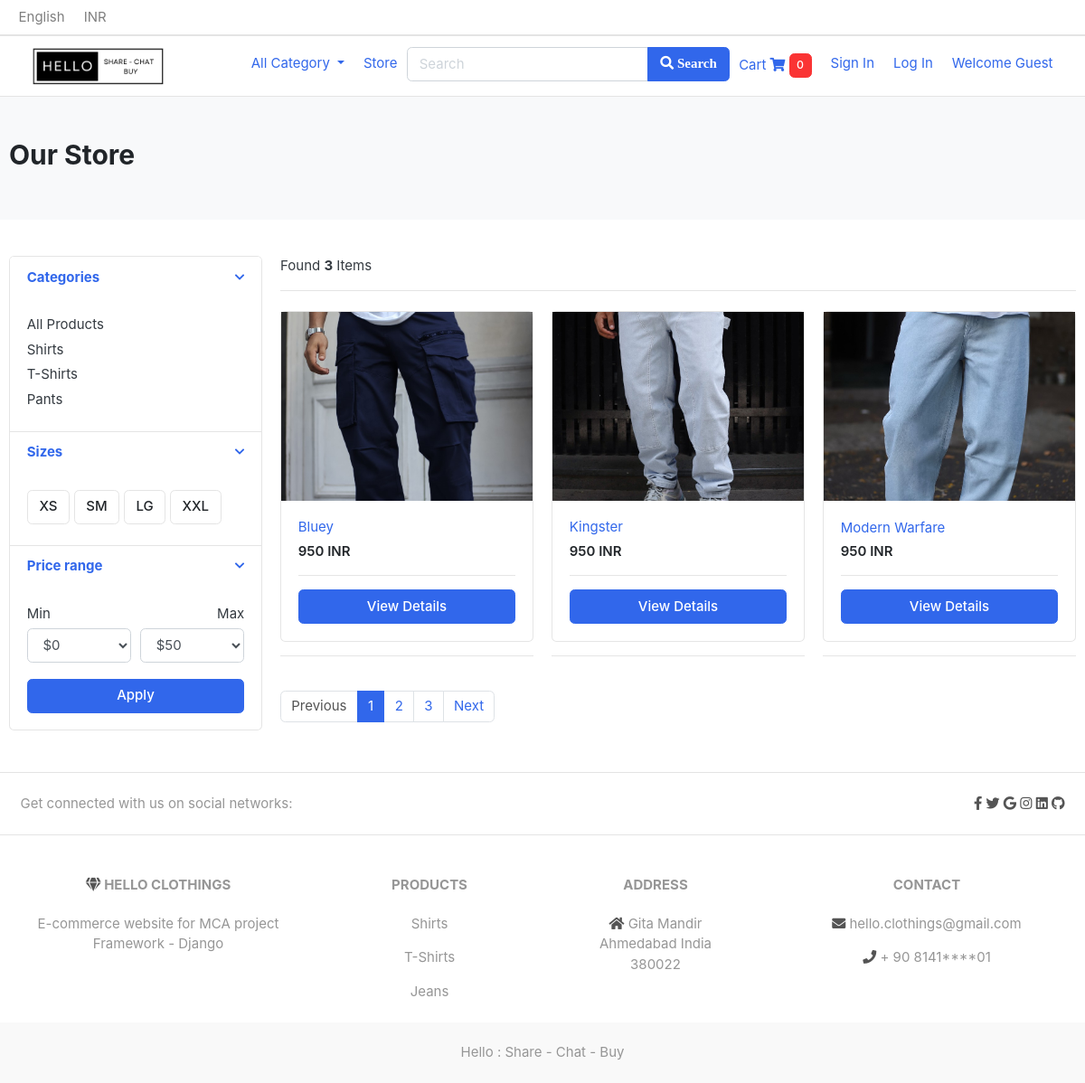
Screenshot of /store/pants/ with the database file from the repository.
### category/models.py (models this page shows, shortened)
class Category(models.Model):
    category_name   = models.CharField(max_length=50, unique=True)
    slug            = models.SlugField(max_length=100, unique=True)
    description     = models.TextField(max_length=255, blank=True)
    cat_image       = models.ImageField(upload_to='photos/categories', blank=True)
    class Meta:
        verbose_name = 'category'
        verbose_name_plural = 'categories'
    def get_url(self):
        return reverse('products_by_category', args=[self.slug])

### store/models.py (models this page shows, shortened)
class Product(models.Model):
    product_name    = models.CharField(max_length=200, unique=True)
    slug            = models.SlugField(max_length=200, unique=True)
    description     = models.TextField(max_length=500, blank=True)
    price           = models.IntegerField()
    images          = models.ImageField(upload_to='photos/products')
    stock           = models.IntegerField()
    is_available    = models.BooleanField(default=True)
    category        = models.ForeignKey(Category, on_delete=models.CASCADE)
    created_date    = models.DateTimeField(auto_now_add=True)
    modified_date   = models.DateTimeField(auto_now=True)
    def get_url(self):
        return reverse('product_detail', args=[self.category.slug, self.slug])

### store/views.py (the view)
# urls.py: path('store/', include('store.urls')),
def store(request, category_slug=None):
    categories = None
    products = None
    if category_slug != None:
        categories = get_object_or_404(Category, slug=category_slug)
        products = Product.objects.all().filter(category=categories, is_available=True)
        product_count = products.count()
    else:
        products = Product.objects.all().filter(is_available=True).order_by('id')
        product_count = products.count()
    context = {
        'products':products,
        'product_count':product_count,
    }
    return render(request, 'store/store.html', context)

### carts/context_processors.py (called while the page is built)
def counter(request):
    cart_count = 0
    if 'admin' in request.path:
        return {}
    else:
        try:
            cart = Cart.objects.filter(cart_id=_cart_id_(request))
            cart_items = CartItem.objects.all().filter(cart=cart[:1])
            for cart_item in cart_items:
                cart_count += cart_item.quantity
        except Cart.DoesNotExist:
            cart_count = 0
    return dict(cart_count=cart_count)

### carts/views.py (called while the page is built)
def _cart_id_(request):
    cart = request.session.session_key
    if not cart:
        cart = request.session.create()
    return cart

### category/context_processors.py (called while the page is built)
def menu_links(request):
    links = Category.objects.all()
    return dict(links=links)

### templates/store/store.html (shortened to what this page needs)
{% extends 'base.html' %}
{% load static %}
{% block content %}
<section class="section-pagetop bg">
  <div class="container">
    <h2 class="title-page">Our Store</h2>
  </div>
</section>
<section class="section-content padding-y">
<div class="container">
<div class="row">
	<aside class="col-md-3">
<div class="card">
	<article class="filter-group">
		<header class="card-header">
			<a href="#" data-toggle="collapse" data-target="#collapse_1" aria-expanded="true" class="">
				<i class="icon-control fa fa-chevron-down"></i>
				<h6 class="title">Categories</h6>
			</a>
		</header>
		<div class="filter-content collapse show" id="collapse_1" style="">
			<div class="card-body">
				<ul class="list-menu">
            <li><a href="{% url 'store' %}"> All Products </a></li>
        {% for category in links %}
				    <li><a href="{{ category.get_url }}"> {{ category.category_name }} </a></li>
        {% endfor %}
				</ul>
			</div>
		</div>
	</article>
	<article class="filter-group">
		<header class="card-header">
			<a href="#" data-toggle="collapse" data-target="#collapse_4" aria-expanded="true" class="">
				<i class="icon-control fa fa-chevron-down"></i>
				<h6 class="title">Sizes </h6>
			</a>
		</header>
		<div class="filter-content collapse show" id="collapse_4" style="">
			<div class="card-body">
			  <label class="checkbox-btn">
			    <span class="btn btn-light"> XS </span>
			  </label>
			  <label class="checkbox-btn">
			    <span class="btn btn-light"> SM </span>
			  </label>
			  <label class="checkbox-btn">
			    <span class="btn btn-light"> LG </span>
			  </label>
			  <label class="checkbox-btn">
			    <span class="btn btn-light"> XXL </span>
			  </label>
		</div>
		</div>
	</article>
	<article class="filter-group">
		<header class="card-header">
			<a href="#" data-toggle="collapse" data-target="#collapse_3" aria-expanded="true" class="">
				<i class="icon-control fa fa-chevron-down"></i>
				<h6 class="title">Price range </h6>
			</a>
		</header>
		<div class="filter-content collapse show" id="collapse_3" style="">
			<div class="card-body">
				<div class="form-row">
				<div class="form-group col-md-6">
				  <label>Min</label>
				  	<select class="mr-2 form-control">
						<option value="0">$0</option>
					</select>
				</div>
				<div class="form-group text-right col-md-6">
				  <label>Max</label>
				  	<select class="mr-2 form-control">
						<option value="50">$50</option>
					</select>
				</div>
				</div>
				<button class="btn btn-block btn-primary">Apply</button>
			</div>
		</div>
	</article>
</div>
	</aside>
	<main class="col-md-9">
<header class="border-bottom mb-4 pb-3">
		<div class="form-inline">
			<span class="mr-md-auto">Found <b>{{ product_count }}</b> Items</span>
		</div>
</header>
<div class="row ">
  {% for product in products %}
  <div class="col-md-4 ">
          <div class="card">
              <a href="{{ product.get_url }}" class="img-wrap"> <img src="{{ product.images.url }}"> </a>
              <div class="card-body">
                  <a href="{{ product.get_url }}" class="title">{{ product.product_name }}</a>
                  <div class="price mt-1">{{ product.price }} INR</div>
                  <hr>
				          <a href="{{ product.get_url }}" class="btn btn-block btn-primary">View Details</a>
              </div>
          </div>
          <hr>
    </div>
  {% endfor %}
</div>
<nav class="mt-4" aria-label="Page navigation sample">
  <ul class="pagination">
    <li class="page-item disabled"><a class="page-link" href="#">Previous</a></li>
    <li class="page-item active"><a class="page-link" href="#">1</a></li>
    <li class="page-item"><a class="page-link" href="#">2</a></li>
    <li class="page-item"><a class="page-link" href="#">3</a></li>
    <li class="page-item"><a class="page-link" href="#">Next</a></li>
  </ul>
</nav>
	</main>
</div>
</div>
</section>
{% endblock %}

### static/css/ui.css (style rules this page uses)
html { font-family: "Inter", sans-serif; font-size: 15px; }
.img-wrap { text-align: center; display: block; }
.img-wrap img { max-width: 100%; }
.padding-y { padding-top: 40px; padding-bottom: 40px; }
article:after, .form-group:after { display: block; clear: both; content: ""; }
.bg { background-color: #f8f9fa; }
.title-page { color: #212529; }
.btn-light { background-color: #fff; border-color: #e4e4e4; }
[class*=list-] li:after { visibility: hidden; display: block; content: ""; overflow: hidden; height: 0; clear: both; }
.list-menu { list-style: none; margin: 0; padding-left: 0; }
.list-menu li { margin-bottom: 5px; }
.list-menu a { color: #343a40; }
.card .img-wrap { overflow: hidden; }
.price { font-weight: 600; color: #212529; }
.icon-control { margin-top: 5px; float: right; font-size: 80%; }
.card-header .title { margin-bottom: 0; line-height: 1.5; }
.filter-group { border-bottom: 1px solid #e4e4e4; }
.filter-group .card-header { border-bottom: 0; }
.filter-group:last-child { border-bottom: 0; }
.checkbox-btn { position: relative; }
.section-pagetop { padding: 45px 0; }

### rows the page displays
Category: category_name "Shirts"
Category: category_name "T-Shirts"
Category: category_name "Pants"
Product: images (picture), product_name "Bluey", price "950"
Product: images (picture), product_name "Kingster", price "950"
Product: images (picture), product_name "Modern Warfare", price "950"

### other values shown
{{ cart_count }} "0"
{{ product_count }} "3"
